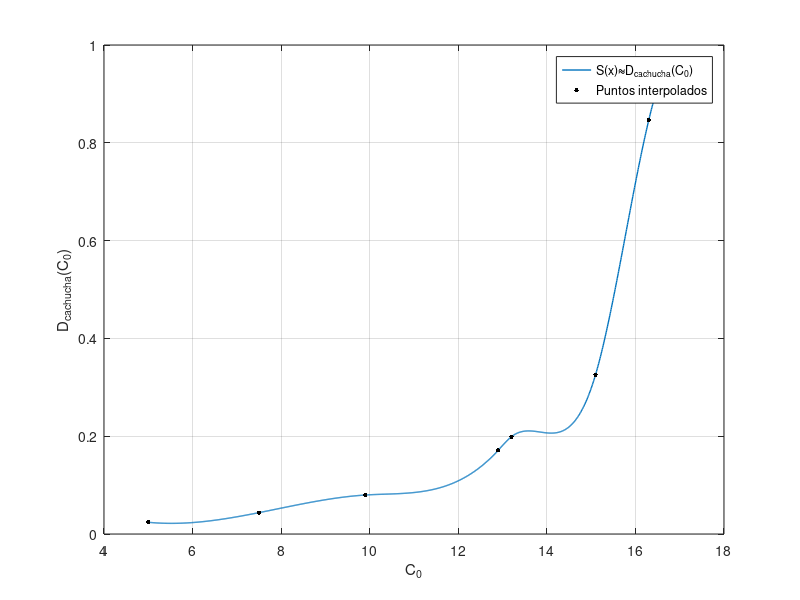

MATLAB code for this plot:
%Introducimos los 8 datos dados
c_0=[5,7.5,9.9,12.9,13.2,15.1,16.3,16.8];
D_cachucha=[0.024,0.0437,0.0797,0.1710,0.1990,0.326,0.846,0.972];
%Interpolamos y recuperamos las estructuras que contienen los coefs
%SELECCIONAR TIPO DE INTERPOLACIÓN
pp=spline(c_0,D_cachucha);
% pp=pchip(c_0,D_cachucha);

%METODO DESARROLLADO, HALLAR LAS DERIVADAS MANUALMENTE
%Calculamos los 7 primeros valores de D
D=zeros(1,8);
for i=1:7
    %Recuperamos los coeficientes a_i, b_i c_i y d_i
    a=pp.coefs(i,1); b=pp.coefs(i,2);
    c=pp.coefs(i,3); d=pp.coefs(i,4);
    %Computamos el valor de D
    D(i)=d+c*c_0(i);
end
%Computamos el caso especial en el ultimo punto
h=c_0(8)-c_0(7);
D(8)=a*(h^3+3*c_0(8)*h^2)+b*(h^2+2*c_0(8)*h)+c*(h+c_0(8))+d;
%Mostramos los resultados de los D para cada c_0
disp('(Método propio). Valores calculados de D para cada c_0:'); disp(D);

%METODO USANDO LA FUNCION fnder DE MATLAB
%Esta función recibe la estructura pp de la interpolación
%Devuelve otra estructura pp correspondiente a la derivada
D=ppval(pp,c_0)+c_0.*ppval(fnder(pp),c_0);
%Mostramos los resultados de los D para cada c_0
disp('(Método fnder). Valores calculados de D para cada c_0:'); disp(D);

%Gráfica auxiliar
x=5:0.01:16.8;
plot(x,ppval(pp,x),'linewidth',1); hold on;
xlabel('C_0'); ylabel('D_{cachucha}(C_0)'); grid on;
plot(c_0(1:8),D_cachucha(1:8),'k.','markersize',10);
legend('S(x)\approxD_{cachucha}(C_0)','Puntos interpolados');